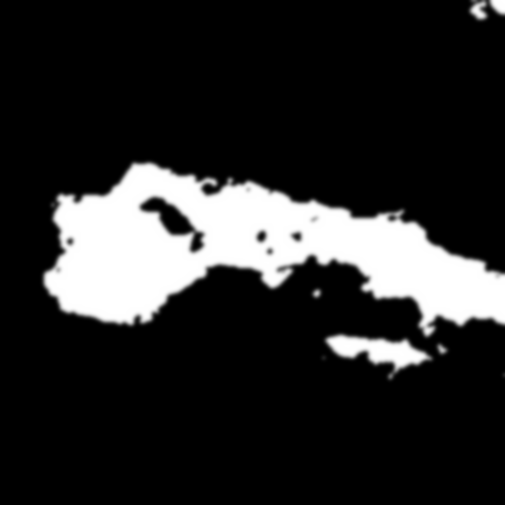
#> input picture maps/derived-watermaps/Aborrvattnet.png, 505 x 505 px
$ python generate_water_map.py maps/derived-watermaps/Aborrvattnet.png
#> lines starting #> are read from the running program, lines starting #| are printed output that depends on the picture; after the words box and inside, x2 and y2 are one past the last pixel; in counts of white or black regions, pixels touching at a corner belong together
#!/usr/bin/env python3
"""
Simple Water Map Generator
Creates water maps from height maps by thresholding pixel values.
"""

import argparse
from PIL import Image
import numpy as np
from pathlib import Path

# Change this to adjust the water threshold
pixel_threshold = 40


def apply_water_smoothing(water_map, sigma=2.0):
    """
    Apply Gaussian smoothing to water map for more natural water bodies.

    Args:
        water_map: Binary water map (0 or 255)
        sigma: Gaussian blur sigma (higher = more smoothing)

    Returns:
        Smoothed water map
    """
    try:
        from scipy import ndimage

        # Convert to float for processing
        result = water_map.astype(np.float32) / 255.0

        # Apply Gaussian blur
        result = ndimage.gaussian_filter(result, sigma=sigma)

        # Convert back to 0-255 range
        result = (np.clip(result, 0, 1) * 255).astype(np.uint8)

        return result
    except ImportError:
        print("Warning: scipy not available, skipping smoothing")
        print("Install with: pip install scipy")
        return water_map


def generate_water_map(heightmap_path, threshold, output_path=None, smooth=False, sigma=2.0):
    """
    Generate water map from height map.

    Args:
        heightmap_path: Path to input height map image
        threshold: Pixel value threshold (0-255). Pixels below this = water
        output_path: Output path (default: same name in derived-watermaps folder)
        smooth: Whether to apply Gaussian smoothing (default: False)
        sigma: Gaussian blur sigma for smoothing (default: 2.0)
    """
#> called with heightmap_path = 'maps/derived-watermaps/Aborrvattnet.png', threshold = 40, smooth = False, sigma = 2
    # Load image
    img = Image.open(heightmap_path)
#> img is the input picture: PIL image 505x505 L; min 0, max 255, mean 41.2

    # Handle different image formats
    if img.mode == 'I' or img.mode == 'I;16':
        # Load 16-bit data directly and convert to 8-bit
        pixels_16bit = np.array(img, dtype=np.uint16)
        if pixels_16bit.max() > 0:
            pixels = (pixels_16bit.astype(np.float32) / pixels_16bit.max() * 255).astype(np.uint8)
        else:
            pixels = pixels_16bit.astype(np.uint8)
    elif img.mode != 'L':
        img = img.convert('L')
        pixels = np.array(img, dtype=np.uint8)
    else:
        pixels = np.array(img, dtype=np.uint8)

    # Create water map: pixels below threshold = water (white), else = land (black)
    water_map = (pixels < threshold).astype(np.uint8) * 255
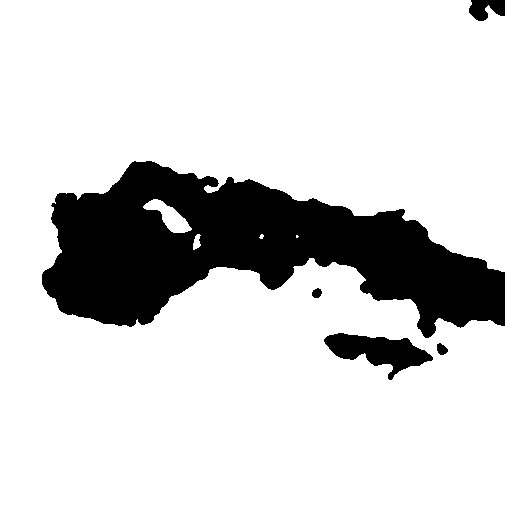
#> water_map: shape (505, 505); 82.1% white; 5 black regions, box (x1, y1, x2, y2) and area: (42, 161, 505, 338) 42413, (324, 333, 433, 380) 2445, (469, 0, 505, 21) 535, (437, 343, 448, 355) 93, (312, 288, 322, 298) 75

    # Apply smoothing if requested
    if smooth:
        water_map = apply_water_smoothing(water_map, sigma)

    # Determine output path
    if output_path is None:
        heightmap_path = Path(heightmap_path)
        output_dir = heightmap_path.parent.parent / "derived-watermaps"
        output_dir.mkdir(exist_ok=True)
        output_path = output_dir / heightmap_path.name

    # Save water map
    output_img = Image.fromarray(water_map, mode='L')
    output_img.save(output_path)

    return output_path


def main():
    parser = argparse.ArgumentParser(
        description="Generate water maps from height maps"
    )
    parser.add_argument(
        "heightmap",
        type=str,
        help="Path to input height map image"
    )
    parser.add_argument(
        "-t", "--threshold",
        type=int,
        default=pixel_threshold,
        help="Pixel value threshold (0-255, default: 76). Lower values = water"
    )
    parser.add_argument(
        "-o", "--output",
        type=str,
        default=None,
        help="Output path (default: same name in derived-watermaps folder)"
    )
    parser.add_argument(
        "-s", "--smooth",
        action="store_true",
        help="Apply Gaussian smoothing to water map"
    )
    parser.add_argument(
        "--sigma",
        type=float,
        default=2.0,
        help="Gaussian blur sigma for smoothing (default: 2.0, higher = more smoothing)"
    )

    args = parser.parse_args()

    generate_water_map(args.heightmap, args.threshold, args.output, args.smooth, args.sigma)


if __name__ == "__main__":
    main()

$ run again, on maps/derived-watermaps/Tyresö.png
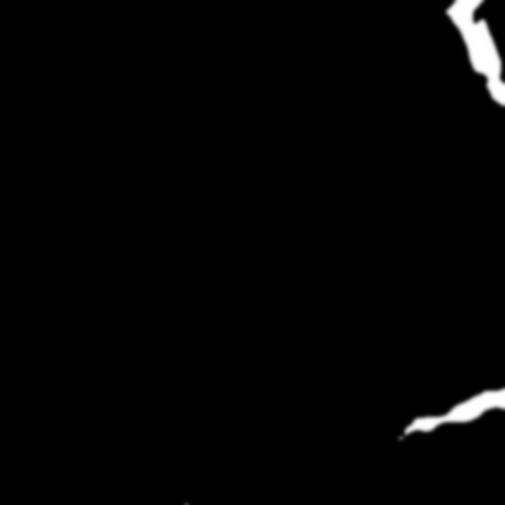
#> input picture maps/derived-watermaps/Tyresö.png, 505 x 505 px
#> in generate_water_map, img is the input picture: PIL image 505x505 L; min 0, max 255, mean 3.9
#> in generate_water_map, `water_map = (pixels < threshold).astype(np.uint8) * 255`:
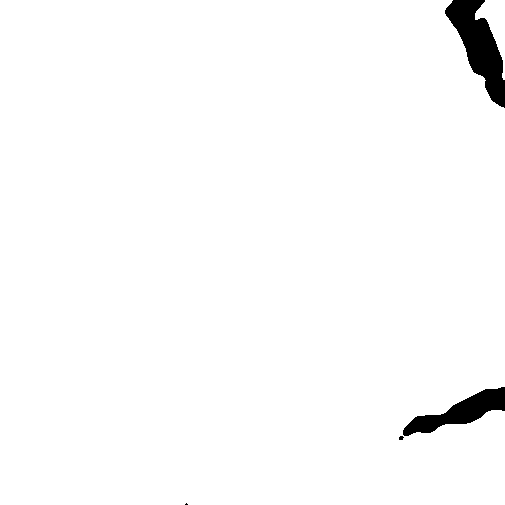
#> water_map: shape (505, 505); 98.1% white; 4 black regions (2 under 20 px), largest, box (x1, y1, x2, y2) and area: (445, 0, 505, 108) 2957, (403, 387, 505, 436) 1926

$ run again, on maps/derived-watermaps/Tällen.png
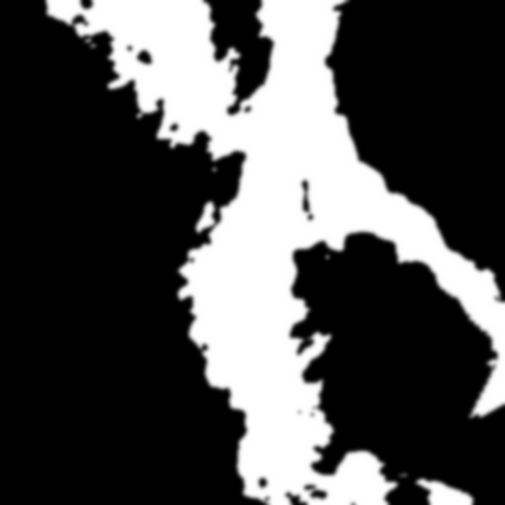
#> input picture maps/derived-watermaps/Tällen.png, 505 x 505 px
#> in generate_water_map, img is the input picture: PIL image 505x505 L; min 0, max 255, mean 78.2
#> in generate_water_map, `water_map = (pixels < threshold).astype(np.uint8) * 255`:
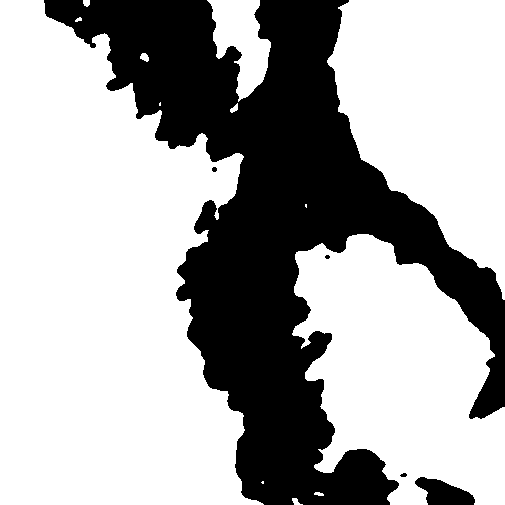
#> water_map: shape (505, 505); 66.7% white; 5 black regions (1 under 20 px), largest, box (x1, y1, x2, y2) and area: (44, 0, 505, 505) 83799, (415, 477, 475, 505) 1043, (212, 167, 217, 172) 21, (400, 473, 407, 477) 21

$ run again, on maps/derived-watermaps/Vällen.png
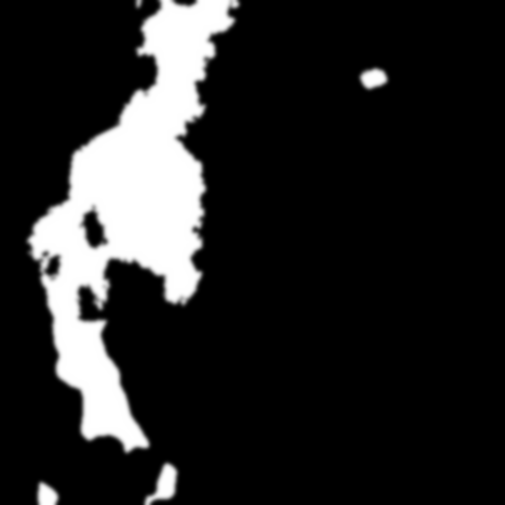
#> input picture maps/derived-watermaps/Vällen.png, 505 x 505 px
#> in generate_water_map, img is the input picture: PIL image 505x505 L; min 0, max 255, mean 37.9
#> in generate_water_map, `water_map = (pixels < threshold).astype(np.uint8) * 255`:
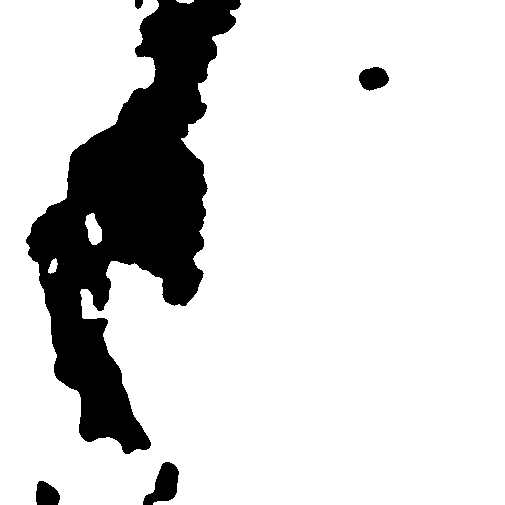
#> water_map: shape (505, 505); 83.5% white; 5 black regions, box (x1, y1, x2, y2) and area: (26, 0, 241, 454) 40121, (143, 462, 179, 505) 866, (359, 67, 389, 91) 531, (36, 481, 60, 505) 458, (135, 0, 143, 9) 59
